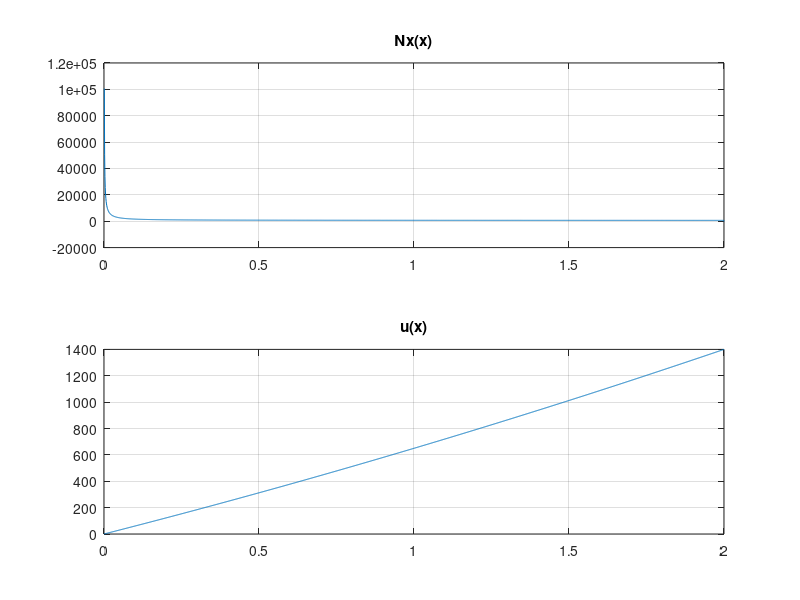

Write the MATLAB code that produced this figure.
% PROCEDIMENTO PARA ANALISE ESTRUTURAL DE UMA VIGA
% Desenvolvido por Antonio Vinicius G. Campos, 03/04/2020
clc,clear, close all
% propriedades geometricas da viga
l=2;
dx = 0.001;
x=0:dx:l; %dominio estrutural
% inicializacao de vetores
Nx = zeros(1,size(x,2)); 
u = zeros(1,size(x,2)); 
% computacao dos valor dentro do dominio

Nx=100*(x).^-1 - 800*(x-2).^0.*(x>=2) + 600;
u=50*(x).^2 - 800*(x-2).^1.*(x>=2) + 600.*x;

% for ii=1:size(x,2)
%     if x(ii)<2
%         Nx(ii) = 100*x(ii)+600;
%         u(ii) = 50*x(ii)^2 + 600*x(ii);
%     else
%         Nx(ii) = 100*x(ii) - 800*(x(ii)-2)^0 + 600;
%         u(ii) = 50*x(ii)^2 - 800*(x(ii)-2)^1 + 600*x(ii);
%     end
% end
% pos-processamento
figure()
subplot(2,1,1)
plot(x,Nx)
title('Nx(x)')
grid on
subplot(2,1,2)
plot(x,u)
title('u(x)')
grid on
